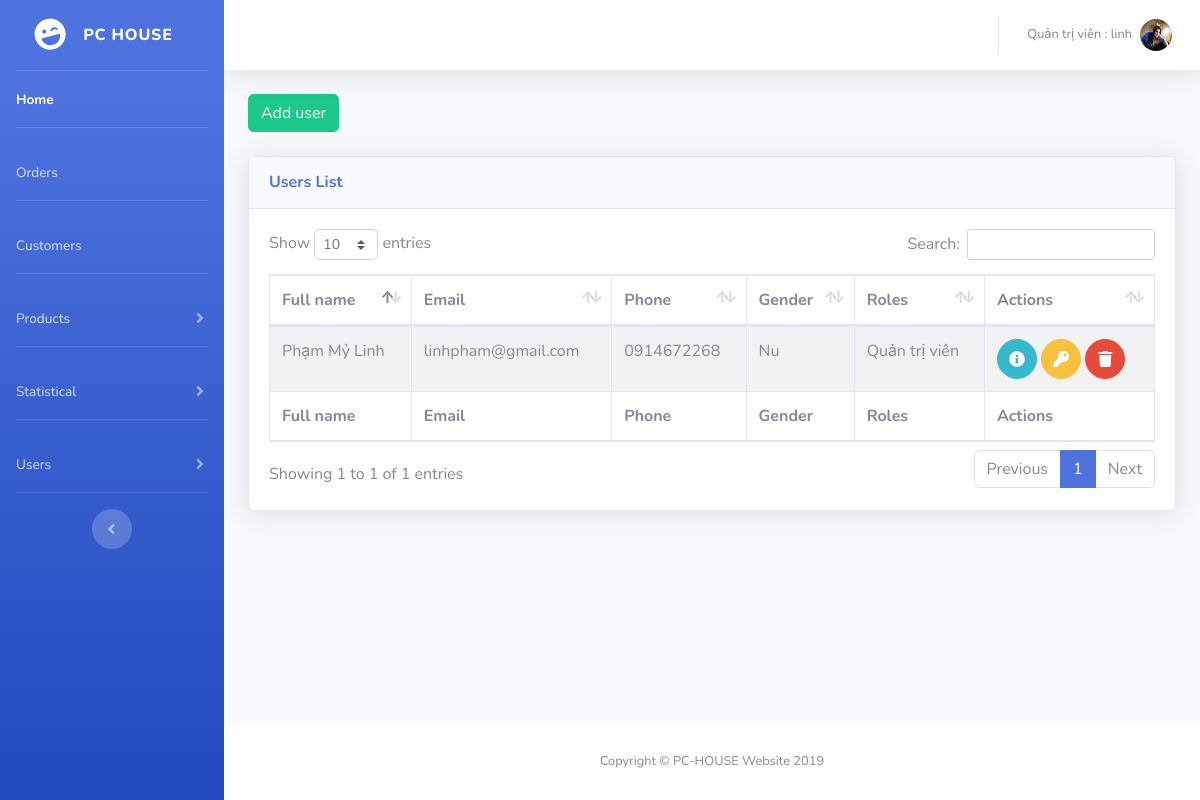
The app's page /users/user_list.php (signed in) with its own data.
### tables this page shows
create table USERS
(
   U_ID                 int not null AUTO_INCREMENT,
   R_ID                 int not null,
   U_FULLNAME           varchar(50) not null,
   U_EMAIL              varchar(50) not null,
   U_ADDRESS            text not null,
   U_HOMETOWN           text not null,
   U_PHONE              varchar(11) not null,
   U_GENDER             varchar(10) not null,
   U_LOGINNAME          varchar(20) not null,
   U_PASSWORD           text not null,
   U_BIRTHDAY			date not null,
   primary key (U_ID)
);

create table ROLES
(
   R_ID                 int not null AUTO_INCREMENT,
   R_NAME               varchar(50) not null,
   primary key (R_ID)
);

### users/users.php (called while the page is built, shortened)
<?php
	include_once("../database.php");
	function get_all_users()
	{
		global $conn;
		$sql="select u_id, u_fullname, u_email, u_phone, u_address, u_hometown, u_loginname, u_gender, users.r_id,r_name from users, roles where users.r_id = roles.r_id";
		$query=mysqli_query($conn, $sql);
		$result=array();
		if ($query)
		{
			while ($row=mysqli_fetch_assoc($query))
			{
				$result[]=$row;
			}
		}
		return $result;
	}
?>

### users/user_list.php (the view, shortened to what this page needs)
<?php
	include("users.php");
	$users = get_all_users();
?>
<!DOCTYPE html>
<html lang="vi">
<head>
	<?php
		include_once("../layout/meta_link.php");
	?>
	<?php
		include_once("../layout/cssdatatables.php")
	?>
</head>
<body id="page-top">
	<div id="wrapper">
		<?php
			include_once("../layout/sidebar.php");
		?>
		<div id="content-wrapper" class="d-flex flex-column">
      		<div id="content">
      			<?php
      				include_once("../layout/topbar.php");
      			?>
      			<div class="container-fluid">
                    <p class="mb-4"><a href="user_add.php" class="btn btn-success">Add user</a></p>
      				<div class="card shadow mb-4">
      					<div class="card-header py-3">
      						<h6 class="m-0 font-weight-bold text-primary">Users List</h6>
      					</div>
      					<div class="card-body">
      						<div class="table-responsive">
      							<table class="table table-bordered table-striped" id="dataTable" width="100%" cellspacing="0">
      								<thead>
			                    		<tr>
					                      	<th>Full name</th>
					                      	<th>Email</th>
					                      	<th>Phone</th>
						                    <th>Gender</th>
						                    <th>Roles</th>
						                    <th>Actions</th>
			                    		</tr>
					                </thead>
					                <tfoot>
					                    <tr>
					                      	<th>Full name</th>
					                      	<th>Email</th>
					                      	<th>Phone</th>
						                    <th>Gender</th>
						                    <th>Roles</th>
						                    <th>Actions</th>
				                    	</tr>
					                </tfoot>
					                <tbody>
					                	<?php
					                		foreach ($users as $user)
					                		{
					                	?>
					                	<tr>
					                		<td><?php echo $user['u_fullname']; ?></td>
					                		<td><?php echo $user['u_email']; ?></td>
					                		<td><?php echo $user['u_phone']; ?></td>
					                		<td><?php echo $user['u_gender']; ?></td>
					                		<td><?php echo $user['r_name']; ?></td>
					                		<td>
					                			<form method="post" action="user_delete.php">
					                				<a href="user_edit.php?id=<?php echo $user['u_id']; ?>" class="btn btn-info btn-circle">
	                    								<i class="fas fa-info-circle"></i>
	                  								</a>
	                  								<a href="user_password_change.php?id=<?php echo $user['u_id']; ?>" class="btn btn-warning btn-circle">
	                    								<i class="fas fa-key"></i>
	                  								</a>
	                  								<button type="submit" name="deleteuser" class="btn btn-danger btn-circle" onclick="return confirm('Are you sure you want to delete user <?php echo $user['u_fullname']; ?> ?');">
	                  									<i class="fas fa-trash"></i>
	                  								</button>
	                  							</form>
					                		</td>
					                	</tr>
					                	<?php
					                		}
					                	?>
				                	</tbody>
      							</table>
      						</div>
      					</div>
      				</div>
      			</div>
      		</div>
      		<?php
      			include_once("../layout/footer.php");
      		?>
		</div>
	</div>
</body>
</html>

### records on screen
users: U_FULLNAME "Phạm Mỷ Linh", U_EMAIL "linhpham@gmail.com", U_PHONE "0914672268", U_GENDER "Nu", R_ID.R_NAME "Quản trị viên"

### other values on screen
$_SESSION["r_name"] "Quản trị viên"
$_SESSION["u_loginname"] "linh"
